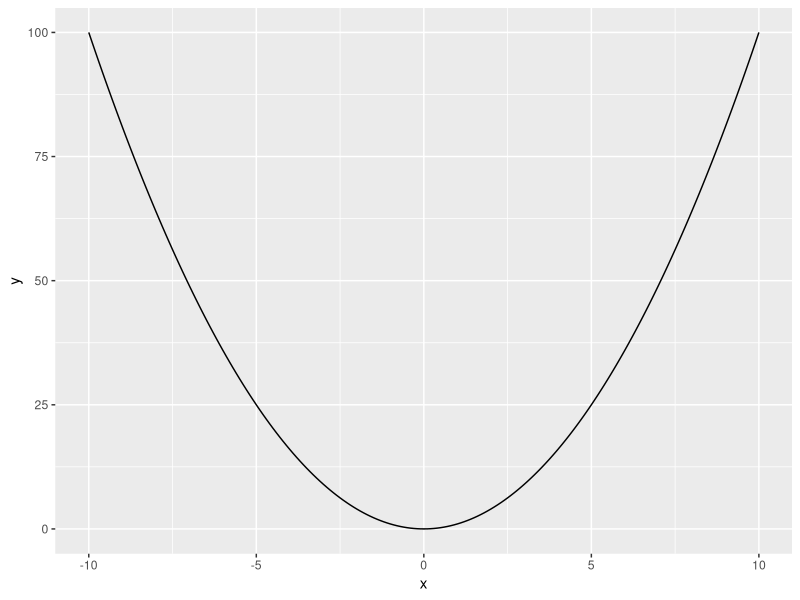
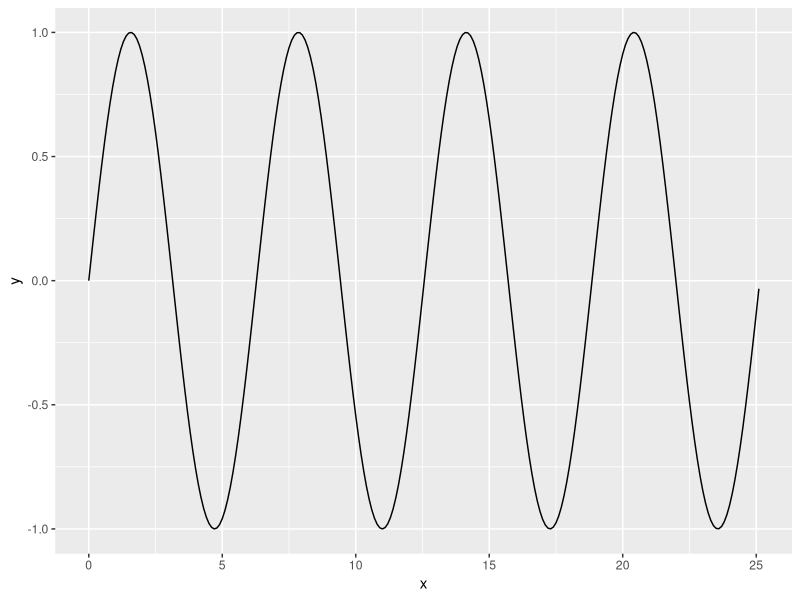
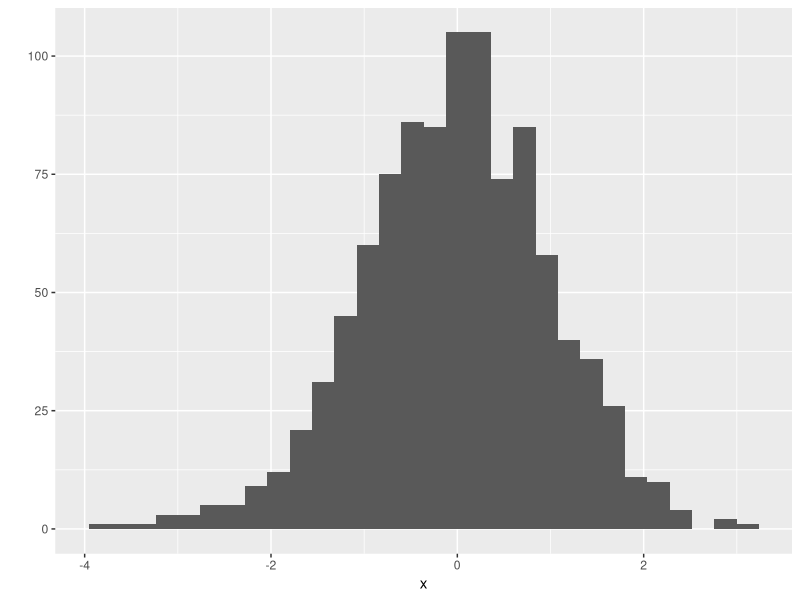

R code for these plots, in order:
# Vanessa Koelling, June 8, 2017. This script is for the analysis of coffee 
# consumption and burger eating.

# make these packages and their associated functions available for use in this script
library(dplyr)
library(ggplot2)

# clear R's brain
rm(list = ls())

#some interesting maths in R
1+1
2*4
3/8
11.75-4.813
10^2
log(10) #remember that log is natural in R!
log10(10)
sin(2*pi)
x <- seq(1, 10, 0.5)
y <- seq(101, 110, 0.5)
x + y

# graphing practice
# assignment 1: Plot a graph with x^2 on the y-axis and x on the x-axis
library(ggplot2)
x <- seq(-10, 10, 0.1)
y <- x^2
qplot(x, y, geom = "line")

#assignment 2: Plot a graph with the sine of x on the y-axis and x on the x-axis.
library(ggplot2)
x <- seq(0, 8*pi, 0.1)
y <- sin(x)
qplot(x, y, geom = "line")

# assignment 3: Plot a histogram of 1000 random normal deviates.
library(ggplot2)
x <- rnorm(1000)
qplot(x)
